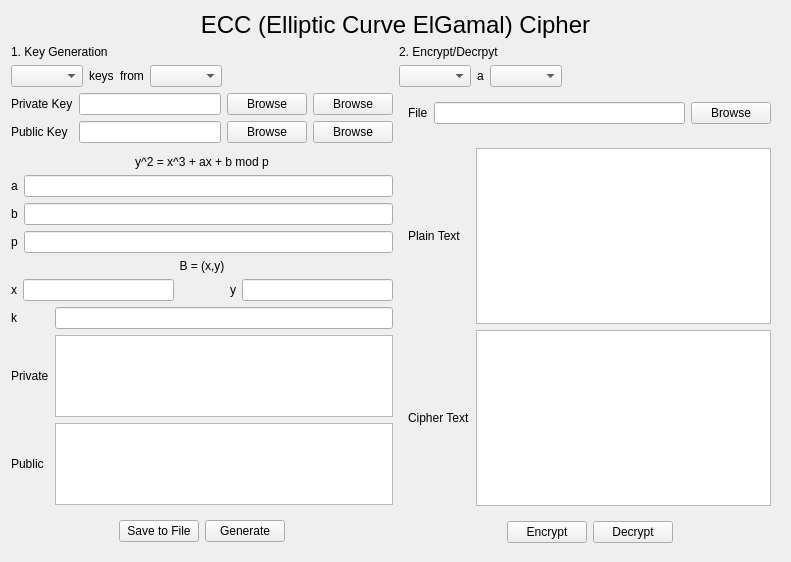
<?xml version="1.0" encoding="UTF-8"?>
<ui version="4.0">
 <class>ECCWidget</class>
 <widget class="QWidget" name="ECCWidget">
  <property name="geometry">
   <rect>
    <x>0</x>
    <y>0</y>
    <width>791</width>
    <height>562</height>
   </rect>
  </property>
  <property name="windowTitle">
   <string>Form</string>
  </property>
  <layout class="QVBoxLayout" name="verticalLayout">
   <item>
    <widget class="QLabel" name="label">
     <property name="font">
      <font>
       <pointsize>18</pointsize>
      </font>
     </property>
     <property name="text">
      <string>ECC (Elliptic Curve ElGamal) Cipher</string>
     </property>
     <property name="alignment">
      <set>Qt::AlignCenter</set>
     </property>
    </widget>
   </item>
   <item>
    <layout class="QHBoxLayout" name="horizontalLayout_9" stretch="1,1">
     <item>
      <layout class="QVBoxLayout" name="verticalLayout_4" stretch="0,0,0,0">
       <item>
        <widget class="QLabel" name="label_2">
         <property name="text">
          <string>1. Key Generation</string>
         </property>
        </widget>
       </item>
       <item>
        <layout class="QHBoxLayout" name="horizontalLayout_3">
         <item>
          <widget class="QComboBox" name="key_generate_select"/>
         </item>
         <item>
          <widget class="QLabel" name="label_4">
           <property name="sizePolicy">
            <sizepolicy hsizetype="Fixed" vsizetype="Preferred">
             <horstretch>0</horstretch>
             <verstretch>0</verstretch>
            </sizepolicy>
           </property>
           <property name="text">
            <string>keys</string>
           </property>
          </widget>
         </item>
         <item>
          <widget class="QLabel" name="from_text">
           <property name="sizePolicy">
            <sizepolicy hsizetype="Fixed" vsizetype="Preferred">
             <horstretch>0</horstretch>
             <verstretch>0</verstretch>
            </sizepolicy>
           </property>
           <property name="text">
            <string>from</string>
           </property>
          </widget>
         </item>
         <item>
          <widget class="QComboBox" name="key_generate_source"/>
         </item>
         <item>
          <spacer name="horizontalSpacer">
           <property name="orientation">
            <enum>Qt::Horizontal</enum>
           </property>
           <property name="sizeHint" stdset="0">
            <size>
             <width>40</width>
             <height>20</height>
            </size>
           </property>
          </spacer>
         </item>
        </layout>
       </item>
       <item>
        <widget class="QWidget" name="key_browse_widget" native="true">
         <layout class="QGridLayout" name="key_browse_container">
          <property name="leftMargin">
           <number>0</number>
          </property>
          <property name="topMargin">
           <number>0</number>
          </property>
          <property name="rightMargin">
           <number>0</number>
          </property>
          <property name="bottomMargin">
           <number>0</number>
          </property>
          <item row="0" column="0">
           <widget class="QLabel" name="label_10">
            <property name="text">
             <string>Private Key</string>
            </property>
           </widget>
          </item>
          <item row="1" column="0">
           <widget class="QLabel" name="label_11">
            <property name="text">
             <string>Public Key</string>
            </property>
           </widget>
          </item>
          <item row="1" column="2">
           <widget class="QPushButton" name="public_browse">
            <property name="text">
             <string>Browse</string>
            </property>
           </widget>
          </item>
          <item row="0" column="2">
           <widget class="QPushButton" name="private_browse">
            <property name="text">
             <string>Browse</string>
            </property>
           </widget>
          </item>
          <item row="1" column="1">
           <widget class="QLineEdit" name="public_key_textbox"/>
          </item>
          <item row="0" column="1">
           <widget class="QLineEdit" name="private_key_textbox"/>
          </item>
          <item row="0" column="3">
           <widget class="QPushButton" name="private_save_button">
            <property name="text">
             <string>Browse</string>
            </property>
           </widget>
          </item>
          <item row="1" column="3">
           <widget class="QPushButton" name="public_save_button">
            <property name="text">
             <string>Browse</string>
            </property>
           </widget>
          </item>
         </layout>
        </widget>
       </item>
       <item>
        <layout class="QVBoxLayout" name="verticalLayout_5">
         <item>
          <widget class="QWidget" name="p_q_container" native="true">
           <layout class="QHBoxLayout" name="p_q_container_2">
            <property name="leftMargin">
             <number>0</number>
            </property>
            <property name="topMargin">
             <number>0</number>
            </property>
            <property name="rightMargin">
             <number>0</number>
            </property>
            <property name="bottomMargin">
             <number>0</number>
            </property>
           </layout>
          </widget>
         </item>
         <item>
          <widget class="QLabel" name="ecc_label">
           <property name="text">
            <string>y^2 = x^3 + ax + b mod p</string>
           </property>
           <property name="alignment">
            <set>Qt::AlignCenter</set>
           </property>
          </widget>
         </item>
         <item>
          <layout class="QGridLayout" name="gridLayout_2">
           <item row="0" column="1">
            <widget class="QLineEdit" name="a_textbox"/>
           </item>
           <item row="2" column="0">
            <widget class="QLabel" name="label_16">
             <property name="text">
              <string>p</string>
             </property>
            </widget>
           </item>
           <item row="0" column="0">
            <widget class="QLabel" name="label_5">
             <property name="text">
              <string>a</string>
             </property>
            </widget>
           </item>
           <item row="1" column="0">
            <widget class="QLabel" name="label_6">
             <property name="text">
              <string>b</string>
             </property>
            </widget>
           </item>
           <item row="1" column="1">
            <widget class="QLineEdit" name="b_textbox"/>
           </item>
           <item row="2" column="1">
            <widget class="QLineEdit" name="p_textbox_2"/>
           </item>
          </layout>
         </item>
         <item>
          <widget class="QLabel" name="base_label">
           <property name="text">
            <string>B = (x,y)</string>
           </property>
           <property name="alignment">
            <set>Qt::AlignCenter</set>
           </property>
          </widget>
         </item>
         <item>
          <layout class="QGridLayout" name="gridLayout_4">
           <item row="0" column="0">
            <widget class="QLabel" name="label_18">
             <property name="text">
              <string>x</string>
             </property>
            </widget>
           </item>
           <item row="0" column="2">
            <spacer name="horizontalSpacer_2">
             <property name="orientation">
              <enum>Qt::Horizontal</enum>
             </property>
             <property name="sizeType">
              <enum>QSizePolicy::Maximum</enum>
             </property>
             <property name="sizeHint" stdset="0">
              <size>
               <width>50</width>
               <height>20</height>
              </size>
             </property>
            </spacer>
           </item>
           <item row="0" column="1">
            <widget class="QLineEdit" name="x_textbox"/>
           </item>
           <item row="0" column="3">
            <widget class="QLabel" name="label_19">
             <property name="text">
              <string>y</string>
             </property>
            </widget>
           </item>
           <item row="0" column="4">
            <widget class="QLineEdit" name="y_textbox"/>
           </item>
          </layout>
         </item>
         <item>
          <layout class="QGridLayout" name="gridLayout_5">
           <item row="2" column="1">
            <widget class="QPlainTextEdit" name="public_textbox"/>
           </item>
           <item row="1" column="1">
            <widget class="QPlainTextEdit" name="private_textbox"/>
           </item>
           <item row="1" column="0">
            <widget class="QLabel" name="label_7">
             <property name="text">
              <string>Private</string>
             </property>
            </widget>
           </item>
           <item row="2" column="0">
            <widget class="QLabel" name="label_8">
             <property name="text">
              <string>Public</string>
             </property>
            </widget>
           </item>
           <item row="0" column="0">
            <widget class="QLabel" name="label_9">
             <property name="text">
              <string>k</string>
             </property>
            </widget>
           </item>
           <item row="0" column="1">
            <widget class="QLineEdit" name="k_textbox"/>
           </item>
          </layout>
         </item>
         <item>
          <layout class="QHBoxLayout" name="n_e_d_container"/>
         </item>
         <item>
          <layout class="QHBoxLayout" name="horizontalLayout_5"/>
         </item>
         <item>
          <widget class="QWidget" name="save_to_file_container" native="true">
           <layout class="QHBoxLayout" name="horizontalLayout_2">
            <item>
             <spacer name="horizontalSpacer_4">
              <property name="orientation">
               <enum>Qt::Horizontal</enum>
              </property>
              <property name="sizeHint" stdset="0">
               <size>
                <width>40</width>
                <height>20</height>
               </size>
              </property>
             </spacer>
            </item>
            <item>
             <widget class="QPushButton" name="save_key">
              <property name="text">
               <string>Save to File</string>
              </property>
             </widget>
            </item>
            <item>
             <widget class="QPushButton" name="generate_button">
              <property name="text">
               <string>Generate</string>
              </property>
             </widget>
            </item>
            <item>
             <spacer name="horizontalSpacer_3">
              <property name="orientation">
               <enum>Qt::Horizontal</enum>
              </property>
              <property name="sizeHint" stdset="0">
               <size>
                <width>40</width>
                <height>20</height>
               </size>
              </property>
             </spacer>
            </item>
           </layout>
          </widget>
         </item>
        </layout>
       </item>
      </layout>
     </item>
     <item>
      <layout class="QVBoxLayout" name="verticalLayout_10">
       <item>
        <widget class="QLabel" name="label_12">
         <property name="text">
          <string>2. Encrypt/Decrpyt</string>
         </property>
        </widget>
       </item>
       <item>
        <layout class="QHBoxLayout" name="horizontalLayout_4">
         <item>
          <widget class="QComboBox" name="encrypt_decrypt_select"/>
         </item>
         <item>
          <widget class="QLabel" name="label_3">
           <property name="text">
            <string>a</string>
           </property>
          </widget>
         </item>
         <item>
          <widget class="QComboBox" name="encrypt_decrypt_source"/>
         </item>
         <item>
          <spacer name="horizontalSpacer_5">
           <property name="orientation">
            <enum>Qt::Horizontal</enum>
           </property>
           <property name="sizeHint" stdset="0">
            <size>
             <width>40</width>
             <height>20</height>
            </size>
           </property>
          </spacer>
         </item>
        </layout>
       </item>
       <item>
        <widget class="QWidget" name="encrypt_decrypt_file_container" native="true">
         <layout class="QGridLayout" name="gridLayout_3">
          <item row="0" column="1">
           <widget class="QLineEdit" name="file_source"/>
          </item>
          <item row="0" column="0">
           <widget class="QLabel" name="label_15">
            <property name="text">
             <string>File</string>
            </property>
           </widget>
          </item>
          <item row="0" column="2">
           <widget class="QPushButton" name="browse_source">
            <property name="text">
             <string>Browse</string>
            </property>
           </widget>
          </item>
         </layout>
        </widget>
       </item>
       <item>
        <widget class="QWidget" name="encrypt_decrypt_text_container" native="true">
         <layout class="QGridLayout" name="gridLayout">
          <item row="2" column="0">
           <widget class="QLabel" name="label_14">
            <property name="text">
             <string>Cipher Text</string>
            </property>
           </widget>
          </item>
          <item row="0" column="1">
           <widget class="QPlainTextEdit" name="plaint_text"/>
          </item>
          <item row="0" column="0">
           <widget class="QLabel" name="label_13">
            <property name="text">
             <string>Plain Text</string>
            </property>
           </widget>
          </item>
          <item row="2" column="1">
           <widget class="QPlainTextEdit" name="cipher_text"/>
          </item>
         </layout>
        </widget>
       </item>
       <item>
        <layout class="QHBoxLayout" name="horizontalLayout_8">
         <item>
          <spacer name="horizontalSpacer_6">
           <property name="orientation">
            <enum>Qt::Horizontal</enum>
           </property>
           <property name="sizeHint" stdset="0">
            <size>
             <width>40</width>
             <height>20</height>
            </size>
           </property>
          </spacer>
         </item>
         <item>
          <widget class="QPushButton" name="encrypt_button">
           <property name="text">
            <string>Encrypt</string>
           </property>
          </widget>
         </item>
         <item>
          <widget class="QPushButton" name="decrypt_button">
           <property name="text">
            <string>Decrypt</string>
           </property>
          </widget>
         </item>
         <item>
          <spacer name="horizontalSpacer_7">
           <property name="orientation">
            <enum>Qt::Horizontal</enum>
           </property>
           <property name="sizeHint" stdset="0">
            <size>
             <width>40</width>
             <height>20</height>
            </size>
           </property>
          </spacer>
         </item>
        </layout>
       </item>
       <item>
        <spacer name="verticalSpacer">
         <property name="orientation">
          <enum>Qt::Vertical</enum>
         </property>
         <property name="sizeHint" stdset="0">
          <size>
           <width>20</width>
           <height>40</height>
          </size>
         </property>
        </spacer>
       </item>
      </layout>
     </item>
    </layout>
   </item>
   <item>
    <layout class="QHBoxLayout" name="horizontalLayout"/>
   </item>
  </layout>
 </widget>
 <resources/>
 <connections/>
</ui>
